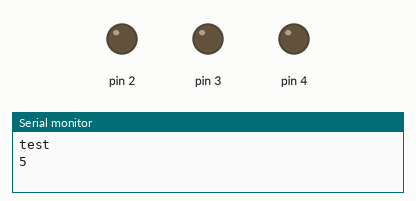
A sketch run on a simulated Arduino Uno, built with avr-gcc and run on an emulated ATmega328P. Shown: output pins drawn as LEDs (lit = HIGH), the last lines printed to the serial monitor. Pins used as bus, display or sensor lines are not drawn.

Above: at 1.0 s.
At 6.5 s:
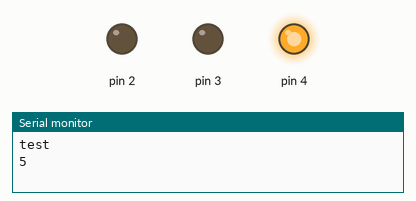
At 10.5 s:
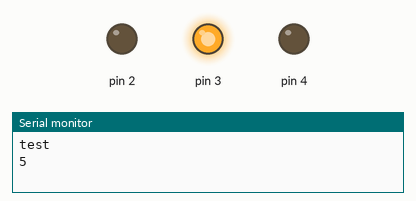
At 18.5 s:
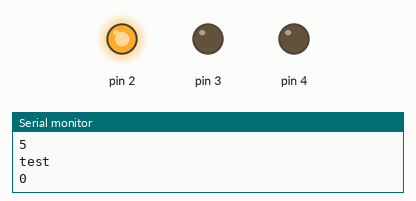
Timing chart, 0 to 20.8 s (numbered marks = the images above):
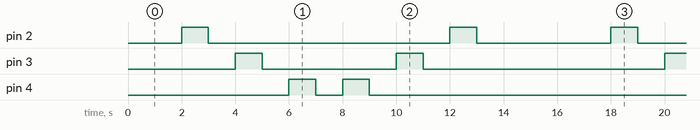

The sketch:

sketch_dec02a.ino
```cpp
//blnking multiple leds code
//code to blink 4 leds

int a;
void setup()
{
  Serial.begin(9600);
  for(a=1;a<=4;a++){
    pinMode(a,OUTPUT);
  }
}

void loop() {
   Serial.println("test");
  Serial.println(a);
  for(a=1;a<=4;a++){
    digitalWrite(a,HIGH);
    delay(1000);
    digitalWrite(a,LOW);
    delay(1000);
  }
for(a=4;a>=1;a--){
    digitalWrite(a,HIGH);
    delay(1000);
    digitalWrite(a,LOW);
    delay(1000);
  }

}
```

Measured:
- by itself, pin 2: repeats every 16.0 s: LOW 9.0 s, HIGH 1.0 s, LOW 5.0 s, HIGH 1.0 s
- by itself, pin 3: repeats every 16.0 s: LOW 5.0 s, HIGH 1.0 s, LOW 9.0 s, HIGH 1.0 s
- by itself, pin 4: repeats every 16.0 s: LOW 1.0 s, HIGH 1.0 s, LOW 13.0 s, HIGH 1.0 s
